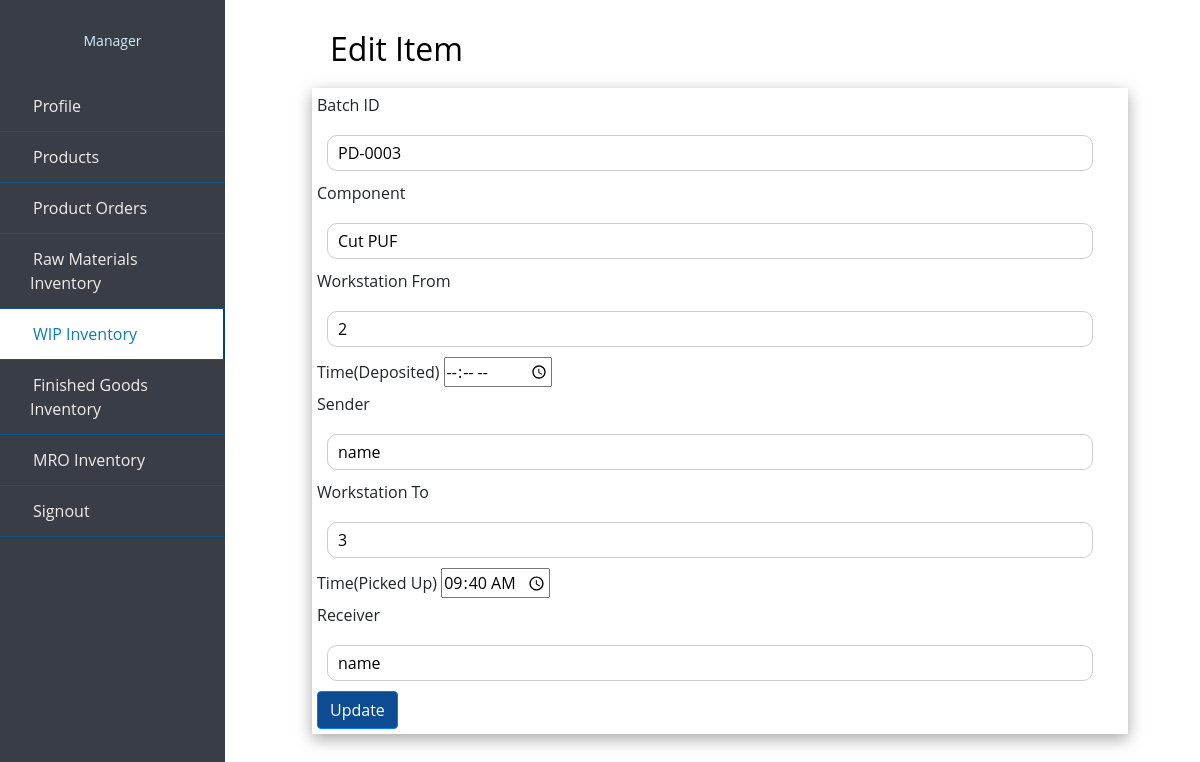
/edit_manager_wip.php?editid=PD-0003, run on the app's committed database.
### tables this page shows
CREATE TABLE `wip` (
  `batch_id` varchar(10) NOT NULL,
  `component` varchar(50) NOT NULL,
  `workstation_from` int(5) NOT NULL,
  `time_deposited` varchar(10) NOT NULL,
  `sender` varchar(50) NOT NULL,
  `workstation_to` int(5) NOT NULL,
  `time_picked` varchar(10) NOT NULL,
  `receiver` varchar(50) NOT NULL
);

### edit_manager_wip.php (the view, shortened to what this page needs)
<?php
include 'partial/dbconnect.php';
if(isset($_GET['editid'])){
$batch_id=$_GET['editid'];
$sql="SELECT * FROM `wip` WHERE batch_id = '$batch_id'";
$result=$conn->query($sql);
$data=$result->fetch_assoc();
}
?>
<!doctype html>
<html lang="en">
  <head>
    <link rel="stylesheet" href="https://stackpath.bootstrapcdn.com/bootstrap/4.4.1/css/bootstrap.min.css">
    <link rel="stylesheet" href="style.css">
    <link rel="stylesheet" href="https://cdn.jsdelivr.net/npm/bootstrap-icons@1.7.2/font/bootstrap-icons.css">
  </head>
  <body>
  <div class="wrapper">
        <div class="sidebar">
            <div class="profile">
            <p>Manager</p>
            </div>
            <ul>
                <li>
                    <a href="manager_profile.php">
                        <span class="item">Profile</span>
                    </a>
                </li>
                <li>
                    <a href="manager_products.php" >
                        <span class="item">Products</span>
                    </a>
                </li>
                <li>
                    <a href="manager_porders.php">
                        <span class="item">Product Orders</span>
                    </a>
                </li>
                <li>
                    <a href="manager_rawmaterials.php">
                        <span class="item">Raw Materials Inventory</span>
                    </a>
                </li>
                <li>
                    <a href="manager_wip.php"  class="active">
                        <span class="item">WIP Inventory</span>
                    </a>
                </li>
                <li>
                    <a href="manager_finishedg.php">
                        <span class="item">Finished Goods Inventory</span>
                    </a>
                </li>
                <li>
                    <a href="manager_mro.php">
                        <span class="item">MRO Inventory</span>
                    </a>
                </li>
                <li>
                        <a href="/project/logout.php"><span class="item">Signout</span></a>
                </li>
  </ul>
       </div>
</div>
<div class="content">
<h2 class="heading">Edit Item</h2>
<div class="box">
<div>
  <form action="manager_modify_wip.php?editid=<?= $batch_id ?>" method="post">
  <label>Batch ID</label>
    <input type="text"  name="batch_id" placeholder="Batch ID" value="<?= $data['batch_id']?>">
    <label>Component</label>
    <input type="text"  name="component" placeholder="Component" value="<?= $data['component']?>">
    <label>Workstation From</label>
    <input type="text"  name="workstation_from" placeholder="Workstation From" value="<?= $data['workstation_from']?>">
    <label>Time(Deposited)</label>
    <input type="time"  name="time_deposited" placeholder="Time(Deposited)" value="<?= $data['time_deposited']?>"><br>
    <label>Sender</label>
    <input type="text"  name="sender" placeholder="Sender Name" value="<?= $data['sender']?>">
    <label>Workstation To</label>
    <input type="text"  name="workstation_to" placeholder="Workstation To" value="<?= $data['workstation_to']?>">
    <label>Time(Picked Up)</label>
    <input type="time"  name="time_picked" placeholder="Time(Picked Up)" value="<?= $data['time_picked']?>"><br>
    <label>Receiver</label>
    <input type="text"  name="receiver" placeholder="Receiver Name" value="<?= $data['receiver']?>">
    <button type="submit" class="btn btn-primary" name="update">Update</button>
  </form>
</div>
</div>
</div>
</body>
</html>

### style.css (style rules this page uses)
h2 { color: #8EC3B0; }
.item { padding: 3px; text-align: center; }
.wrapper .sidebar { background:#393E46; position: fixed; top: 0; left: 0; width: 225px; height: 100%; padding: 20px 0; transition: all 0.5s ease; }
.wrapper .sidebar .profile { margin-bottom: 30px; text-align: center; }
.wrapper .sidebar .profile p { color: rgb(206, 240, 253); font-size: 14px; }
.wrapper .sidebar ul li a { display: block; padding: 13px 30px; border-bottom: 1px solid #10558d; color: rgb(241, 237, 237); font-size: 16px; position: relative; }
.wrapper .sidebar ul li a:hover, .wrapper .sidebar ul li a.active { color: #0c7db1; background:white; border-right: 2px solid rgb(5, 68, 104); }
.wrapper .sidebar ul li a:hover:before, .wrapper .sidebar ul li a.active:before { display: block; }
.content { border: 1px; background-color: #FEFCF3 ; margin-top: 80px; margin-bottom: 60px; margin-right: 20px; margin-left: 250px; }

### edit_manager_wip.php (style rules this page uses)
.content { border: 1px; margin-top: 30px; margin-bottom: 60px; margin-right: 0px; margin-left: 240px; word-wrap: break-word; background-color:white; }
* { list-style: none; text-decoration: none; margin: 0; padding: 0; box-sizing: border-box; font-family: 'Open Sans', sans-serif; }
.content .box { padding: 5px; width: 85%; box-shadow: rgba(0, 0, 0, 0.35) 0px 5px 15px; display: block; margin-left: auto; margin-right: auto; }
input[type=text], select { width: 95%; padding: 5px 10px; margin-top: 10px; margin-bottom: 10px; margin-right: 0px; margin-left: 10px; display: inline-block; border: 1px solid #ccc; border-radius: 10px; box-sizing: border-box; }
.heading { margin-left: 90px; color: black; margin-bottom: 20px; }
.btn-primary, .btn-primary:hover, .btn-primary:active, .btn-primary:visited { background-color: #0D4C92; }

### data on the page
wip: batch_id "PD-0003", component "Cut PUF", workstation_from "2", sender "name", workstation_to "3", time_picked "09:40", receiver "name"
